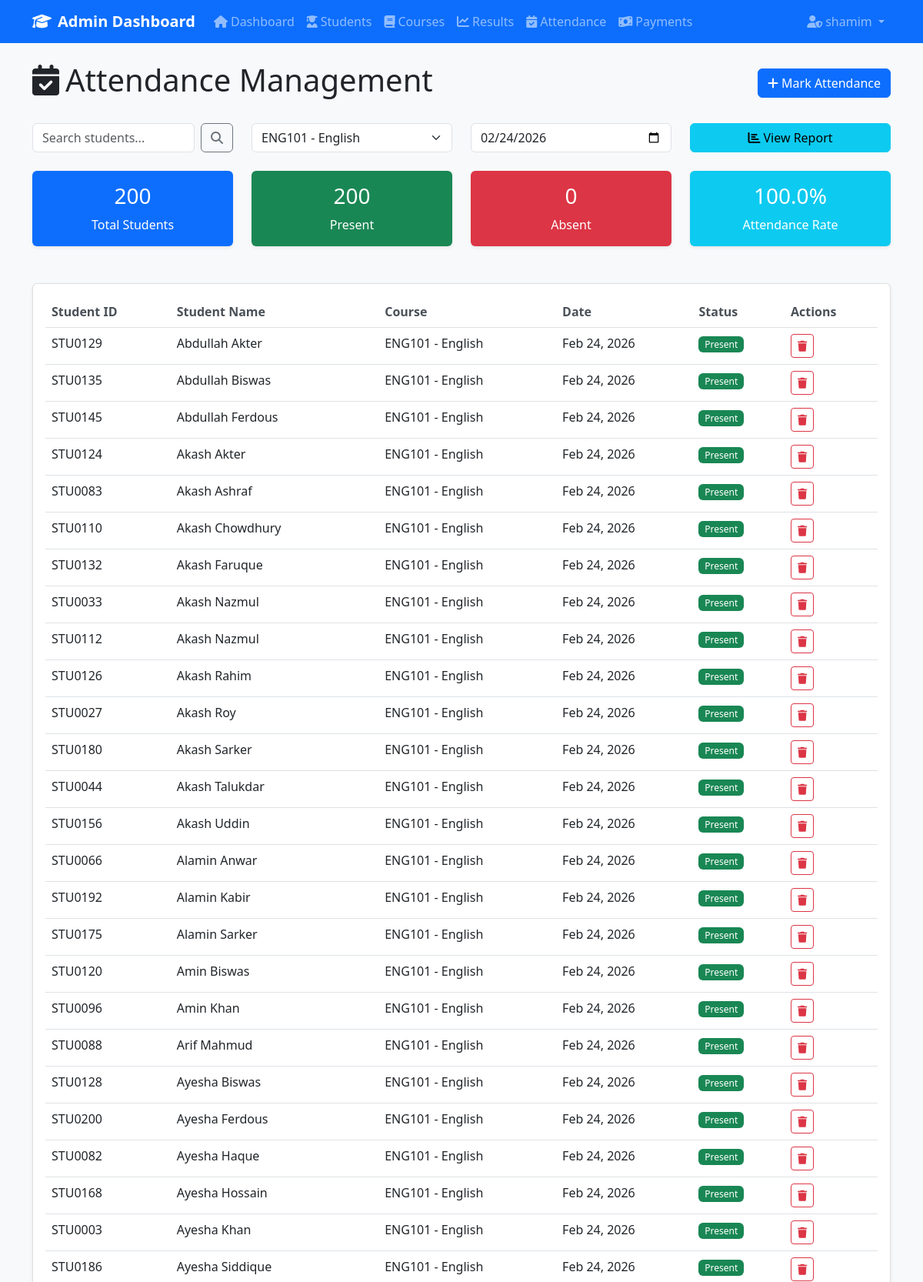
Page /admin/attendance.php?course_id=7 (signed in, upper part) on the committed database.
### tables this page shows
CREATE TABLE `users` (
  `id` int(11) NOT NULL,
  `username` varchar(50) NOT NULL,
  `password` varchar(255) NOT NULL,
  `role` enum('admin','student','teacher','parent') NOT NULL DEFAULT 'admin',
  `first_name` varchar(50) DEFAULT NULL,
  `last_name` varchar(50) DEFAULT NULL,
  `email` varchar(100) DEFAULT NULL,
  `phone` varchar(20) DEFAULT NULL,
  `student_id` int(11) DEFAULT NULL,
  `subject_id` int(11) DEFAULT NULL,
  `assigned_classes` text DEFAULT NULL,
  `profile_image` varchar(255) DEFAULT NULL,
  `last_login` timestamp NULL DEFAULT NULL,
  `is_active` tinyint(1) NOT NULL DEFAULT 1,
  `created_at` timestamp NOT NULL DEFAULT current_timestamp(),
  `updated_at` timestamp NOT NULL DEFAULT current_timestamp() ON UPDATE current_timestamp()
);

CREATE TABLE `attendance` (
  `id` int(11) NOT NULL,
  `student_id` int(11) NOT NULL,
  `course_id` int(11) NOT NULL,
  `attendance_date` date NOT NULL,
  `status` enum('present','absent') NOT NULL,
  `created_at` timestamp NOT NULL DEFAULT current_timestamp()
);

CREATE TABLE `students` (
  `id` int(11) NOT NULL,
  `student_id` varchar(20) NOT NULL,
  `first_name` varchar(50) NOT NULL,
  `last_name` varchar(50) NOT NULL,
  `email` varchar(100) NOT NULL,
  `phone` varchar(20) DEFAULT NULL,
  `address` text DEFAULT NULL,
  `date_of_birth` date DEFAULT NULL,
  `status` enum('active','inactive') NOT NULL DEFAULT 'active',
  `created_at` timestamp NOT NULL DEFAULT current_timestamp(),
  `updated_at` timestamp NOT NULL DEFAULT current_timestamp() ON UPDATE current_timestamp(),
  `parent_id` int(11) DEFAULT NULL,
  `advisor_id` int(11) DEFAULT NULL,
  `user_id` int(11) DEFAULT NULL
);

CREATE TABLE `courses` (
  `id` int(11) NOT NULL,
  `course_code` varchar(20) NOT NULL,
  `course_name` varchar(100) NOT NULL,
  `description` text DEFAULT NULL,
  `credits` int(11) NOT NULL DEFAULT 3,
  `fee` decimal(10,2) NOT NULL DEFAULT 0.00,
  `created_at` timestamp NOT NULL DEFAULT current_timestamp(),
  `updated_at` timestamp NOT NULL DEFAULT current_timestamp() ON UPDATE current_timestamp()
);

### includes/auth.php (called while the page is built, shortened)
<?php
function isLoggedIn() {
    return isset($_SESSION['user_id']) && !empty($_SESSION['user_id']);
}
function getUserDetails($conn) {
    if (isLoggedIn()) {
        $user_id = $_SESSION['user_id'];
        $sql = "SELECT u.*, s.student_id, s.first_name as student_first_name, s.last_name as student_last_name, s.email as student_email
                FROM users u
                LEFT JOIN students s ON u.student_id = s.id
                WHERE u.id = ?";
        $stmt = $conn->prepare($sql);
        $stmt->bind_param("i", $user_id);
        $stmt->execute();
        $result = $stmt->get_result();
        return $result->fetch_assoc();
    }
    return null;
}
?>

### admin/attendance.php (the view, shortened to what this page needs)
<?php
require_once '../includes/header.php';
$search = isset($_GET['search']) ? trim($_GET['search']) : '';
$course_filter = isset($_GET['course_id']) ? $_GET['course_id'] : '';
$date_filter = isset($_GET['date']) ? $_GET['date'] : date('Y-m-d');
$sql = "SELECT a.*, s.student_id, s.first_name, s.last_name, c.course_code, c.course_name
        FROM attendance a
        JOIN students s ON a.student_id = s.id
        JOIN courses c ON a.course_id = c.id
        WHERE 1=1";
$params = [];
$types = "";
if (!empty($course_filter)) {
    $sql .= " AND a.course_id = ?";
    $params[] = $course_filter;
    $types .= "i";
}
if (!empty($date_filter)) {
    $sql .= " AND a.attendance_date = ?";
    $params[] = $date_filter;
    $types .= "s";
}
$sql .= " ORDER BY s.first_name, s.last_name";
$stmt = $conn->prepare($sql);
if (!empty($params)) {
    $stmt->bind_param($types, ...$params);
}
$stmt->execute();
$attendance = $stmt->get_result();
?>
<div class="row">
    <div class="col-12">
        <div class="d-flex justify-content-between align-items-center mb-4">
            <h1><i class="fas fa-calendar-check me-2"></i>Attendance Management</h1>
            <button class="btn btn-primary" data-bs-toggle="modal" data-bs-target="#markAttendanceModal">
                <i class="fas fa-plus me-1"></i>Mark Attendance
            </button>
        </div>
    </div>
</div>
<div class="row mb-4">
    <div class="col-md-3">
        <form method="GET" class="d-flex">
            <input type="text" name="search" class="form-control me-2" placeholder="Search students..."
                   value="<?php echo htmlspecialchars($search); ?>">
            <button class="btn btn-outline-secondary" type="submit">
                <i class="fas fa-search"></i>
            </button>
        </form>
    </div>
    <div class="col-md-3">
        <form method="GET">
            <select name="course_id" class="form-select" onchange="this.form.submit()">
                <?php
                $course_list = $conn->query("SELECT id, course_code, course_name FROM courses ORDER BY course_name");
                while($course = $course_list->fetch_assoc()):
                ?>
                    <option value="<?php echo $course['id']; ?>" <?php echo $course_filter == $course['id'] ? 'selected' : ''; ?>>
                        <?php echo htmlspecialchars($course['course_code'] . ' - ' . $course['course_name']); ?>
                    </option>
                <?php endwhile; ?>
            </select>
        </form>
    </div>
    <div class="col-md-3">
        <form method="GET">
            <input type="date" name="date" class="form-control" value="<?php echo $date_filter; ?>" onchange="this.form.submit()">
        </form>
    </div>
    <div class="col-md-3">
        <div class="d-grid">
            <button class="btn btn-info" data-bs-toggle="modal" data-bs-target="#attendanceReportModal">
                <i class="fas fa-chart-bar me-1"></i>View Report
            </button>
        </div>
    </div>
</div>
<?php if (!empty($course_filter) && !empty($date_filter)):
    $total_students = $conn->query("SELECT COUNT(*) as count FROM student_courses sc
                                   JOIN students s ON sc.student_id = s.id
                                   WHERE sc.course_id = $course_filter AND s.status = 'active'")->fetch_assoc()['count'];
    $present_count = $conn->query("SELECT COUNT(*) as count FROM attendance a
                                  JOIN students s ON a.student_id = s.id
                                  WHERE a.course_id = $course_filter AND a.attendance_date = '$date_filter'
                                  AND a.status = 'present' AND s.status = 'active'")->fetch_assoc()['count'];
    $absent_count = $total_students - $present_count;
    $attendance_percentage = $total_students > 0 ? ($present_count / $total_students) * 100 : 0;
?>
<div class="row mb-4">
    <div class="col-md-3">
        <div class="card bg-primary text-white">
            <div class="card-body text-center">
                <h3><?php echo $total_students; ?></h3>
                <p class="mb-0">Total Students</p>
            </div>
        </div>
    </div>
    <div class="col-md-3">
        <div class="card bg-success text-white">
            <div class="card-body text-center">
                <h3><?php echo $present_count; ?></h3>
                <p class="mb-0">Present</p>
            </div>
        </div>
    </div>
    <div class="col-md-3">
        <div class="card bg-danger text-white">
            <div class="card-body text-center">
                <h3><?php echo $absent_count; ?></h3>
                <p class="mb-0">Absent</p>
            </div>
        </div>
    </div>
    <div class="col-md-3">
        <div class="card bg-info text-white">
            <div class="card-body text-center">
                <h3><?php echo number_format($attendance_percentage, 1); ?>%</h3>
                <p class="mb-0">Attendance Rate</p>
            </div>
        </div>
    </div>
</div>
<?php endif; ?>
<div class="card">
    <div class="card-body">
        <div class="table-responsive">
            <table class="table table-hover" id="attendanceTable">
                <thead>
                    <tr>
                        <th>Student ID</th>
                        <th>Student Name</th>
                        <th>Course</th>
                        <th>Date</th>
                        <th>Status</th>
                        <th>Actions</th>
                    </tr>
                </thead>
                <tbody>
                    <?php if ($attendance->num_rows > 0): ?>
                        <?php while($record = $attendance->fetch_assoc()): ?>
                        <tr>
                            <td><?php echo htmlspecialchars($record['student_id']); ?></td>
                            <td><?php echo htmlspecialchars($record['first_name'] . ' ' . $record['last_name']); ?></td>
                            <td><?php echo htmlspecialchars($record['course_code'] . ' - ' . $record['course_name']); ?></td>
                            <td><?php echo date('M d, Y', strtotime($record['attendance_date'])); ?></td>
                            <td>
                                <span class="badge bg-<?php echo $record['status'] == 'present' ? 'success' : 'danger'; ?>">
                                    <?php echo ucfirst($record['status']); ?>
                                </span>
                            </td>
                            <td>
                                <button class="btn btn-sm btn-outline-danger delete-btn"
                                        data-id="<?php echo $record['id']; ?>"
                                        data-student="<?php echo htmlspecialchars($record['first_name'] . ' ' . $record['last_name']); ?>"
                                        data-date="<?php echo date('M d, Y', strtotime($record['attendance_date'])); ?>">
                                    <i class="fas fa-trash"></i>
                                </button>
                            </td>
                        </tr>
                        <?php endwhile; ?>
                    <?php else: ?>
                        <tr>
                            <td colspan="6" class="text-center">No attendance records found</td>
                        </tr>
                    <?php endif; ?>
                </tbody>
            </table>
        </div>
    </div>
</div>
<?php require_once '../includes/footer.php'; ?>

### includes/header.php (shortened to what this page needs)
<?php
require_once 'config.php';
require_once 'auth.php';
$user = getUserDetails($conn);
?>
<!DOCTYPE html>
<html lang="en">
<head>
    <link href="https://cdn.jsdelivr.net/npm/bootstrap@5.3.0/dist/css/bootstrap.min.css" rel="stylesheet">
    <link rel="stylesheet" href="https://cdnjs.cloudflare.com/ajax/libs/font-awesome/6.4.0/css/all.min.css">
    <link rel="stylesheet" href="<?php echo BASE_URL; ?>assets/css/style.css">
</head>
<body>
    <nav class="navbar navbar-expand-lg navbar-dark bg-primary">
        <div class="container">
            <a class="navbar-brand" href="<?php echo BASE_URL; ?>admin/dashboard.php">
                <i class="fas fa-graduation-cap me-2"></i>Admin Dashboard
            </a>
            <div class="collapse navbar-collapse" id="navbarNav">
                <ul class="navbar-nav me-auto">
                    <li class="nav-item">
                        <a class="nav-link" href="<?php echo BASE_URL; ?>admin/dashboard.php">
                            <i class="fas fa-home me-1"></i>Dashboard
                        </a>
                    </li>
                    <li class="nav-item">
                        <a class="nav-link" href="<?php echo BASE_URL; ?>admin/students.php">
                            <i class="fas fa-user-graduate me-1"></i>Students
                        </a>
                    </li>
                    <li class="nav-item">
                        <a class="nav-link" href="<?php echo BASE_URL; ?>admin/courses.php">
                            <i class="fas fa-book me-1"></i>Courses
                        </a>
                    </li>
                    <li class="nav-item">
                        <a class="nav-link" href="<?php echo BASE_URL; ?>admin/results.php">
                            <i class="fas fa-chart-line me-1"></i>Results
                        </a>
                    </li>
                    <li class="nav-item">
                        <a class="nav-link" href="<?php echo BASE_URL; ?>admin/attendance.php">
                            <i class="fas fa-calendar-check me-1"></i>Attendance
                        </a>
                    </li>
                    <li class="nav-item">
                        <a class="nav-link" href="<?php echo BASE_URL; ?>admin/payments.php">
                            <i class="fas fa-money-bill-wave me-1"></i>Payments
                        </a>
                    </li>
                </ul>
                <ul class="navbar-nav">
                    <li class="nav-item dropdown">
                        <a class="nav-link dropdown-toggle" href="#" role="button" data-bs-toggle="dropdown">
                            <i class="fas fa-user-shield me-1"></i><?php echo $user['username']; ?>
                        </a>
                    </li>
                </ul>
            </div>
        </div>
    </nav>
    <div class="container mt-4">

### assets/css/style.css (style rules this page uses)
body { background-color: #f8f9fa; }
.card { box-shadow: 0 0.125rem 0.25rem rgba(0, 0, 0, 0.075); border: 1px solid rgba(0, 0, 0, 0.125); margin-bottom: 1.5rem; }
.navbar-brand { font-weight: 600; font-size: 1.25rem; }
.nav-link { font-weight: 500; }
.card.bg-primary, .card.bg-success, .card.bg-info, .card.bg-warning, .card.bg-danger { border: none; }
.table th { font-weight: 600; color: #495057; border-top: none; }
.btn { font-weight: 500; }
.badge { font-weight: 500; }

### rows in the picture
users: username "shamim"
attendance: student.student_id "STU0129", student.last_name "Abdullah Akter", course.course_name "ENG101 - English", attendance_date "Feb 24, 2026", status "Present"
attendance: student.student_id "STU0135", student.last_name "Abdullah Biswas", course.course_name "ENG101 - English", attendance_date "Feb 24, 2026", status "Present"
attendance: student.student_id "STU0145", student.last_name "Abdullah Ferdous", course.course_name "ENG101 - English", attendance_date "Feb 24, 2026", status "Present"
attendance: student.student_id "STU0124", student.last_name "Akash Akter", course.course_name "ENG101 - English", attendance_date "Feb 24, 2026", status "Present"
attendance: student.student_id "STU0083", student.last_name "Akash Ashraf", course.course_name "ENG101 - English", attendance_date "Feb 24, 2026", status "Present"
attendance: student.student_id "STU0110", student.last_name "Akash Chowdhury", course.course_name "ENG101 - English", attendance_date "Feb 24, 2026", status "Present"
attendance: student.student_id "STU0132", student.last_name "Akash Faruque", course.course_name "ENG101 - English", attendance_date "Feb 24, 2026", status "Present"
attendance: student.student_id "STU0033", student.last_name "Akash Nazmul", course.course_name "ENG101 - English", attendance_date "Feb 24, 2026", status "Present"
attendance: student.student_id "STU0112", student.last_name "Akash Nazmul", course.course_name "ENG101 - English", attendance_date "Feb 24, 2026", status "Present"
attendance: student.student_id "STU0126", student.last_name "Akash Rahim", course.course_name "ENG101 - English", attendance_date "Feb 24, 2026", status "Present"
attendance: student.student_id "STU0027", student.last_name "Akash Roy", course.course_name "ENG101 - English", attendance_date "Feb 24, 2026", status "Present"
attendance: student.student_id "STU0180", student.last_name "Akash Sarker", course.course_name "ENG101 - English", attendance_date "Feb 24, 2026", status "Present"
attendance: student.student_id "STU0044", student.last_name "Akash Talukdar", course.course_name "ENG101 - English", attendance_date "Feb 24, 2026", status "Present"
attendance: student.student_id "STU0156", student.last_name "Akash Uddin", course.course_name "ENG101 - English", attendance_date "Feb 24, 2026", status "Present"
attendance: student.student_id "STU0066", student.last_name "Alamin Anwar", course.course_name "ENG101 - English", attendance_date "Feb 24, 2026", status "Present"
attendance: student.student_id "STU0192", student.last_name "Alamin Kabir", course.course_name "ENG101 - English", attendance_date "Feb 24, 2026", status "Present"
attendance: student.student_id "STU0175", student.last_name "Alamin Sarker", course.course_name "ENG101 - English", attendance_date "Feb 24, 2026", status "Present"
attendance: student.student_id "STU0120", student.last_name "Amin Biswas", course.course_name "ENG101 - English", attendance_date "Feb 24, 2026", status "Present"
attendance: student.student_id "STU0096", student.last_name "Amin Khan", course.course_name "ENG101 - English", attendance_date "Feb 24, 2026", status "Present"
attendance: student.student_id "STU0088", student.last_name "Arif Mahmud", course.course_name "ENG101 - English", attendance_date "Feb 24, 2026", status "Present"
attendance: student.student_id "STU0128", student.last_name "Ayesha Biswas", course.course_name "ENG101 - English", attendance_date "Feb 24, 2026", status "Present"
attendance: student.student_id "STU0200", student.last_name "Ayesha Ferdous", course.course_name "ENG101 - English", attendance_date "Feb 24, 2026", status "Present"
attendance: student.student_id "STU0082", student.last_name "Ayesha Haque", course.course_name "ENG101 - English", attendance_date "Feb 24, 2026", status "Present"
attendance: student.student_id "STU0168", student.last_name "Ayesha Hossain", course.course_name "ENG101 - English", attendance_date "Feb 24, 2026", status "Present"
attendance: student.student_id "STU0003", student.last_name "Ayesha Khan", course.course_name "ENG101 - English", attendance_date "Feb 24, 2026", status "Present"
attendance: student.student_id "STU0186", student.last_name "Ayesha Siddique", course.course_name "ENG101 - English", attendance_date "Feb 24, 2026", status "Present"

### other values in the picture
$total_students "200"
$present_count "200"
$absent_count "0"
$attendance_percentage "100.0"
form field course_id "ENG101 - English"
